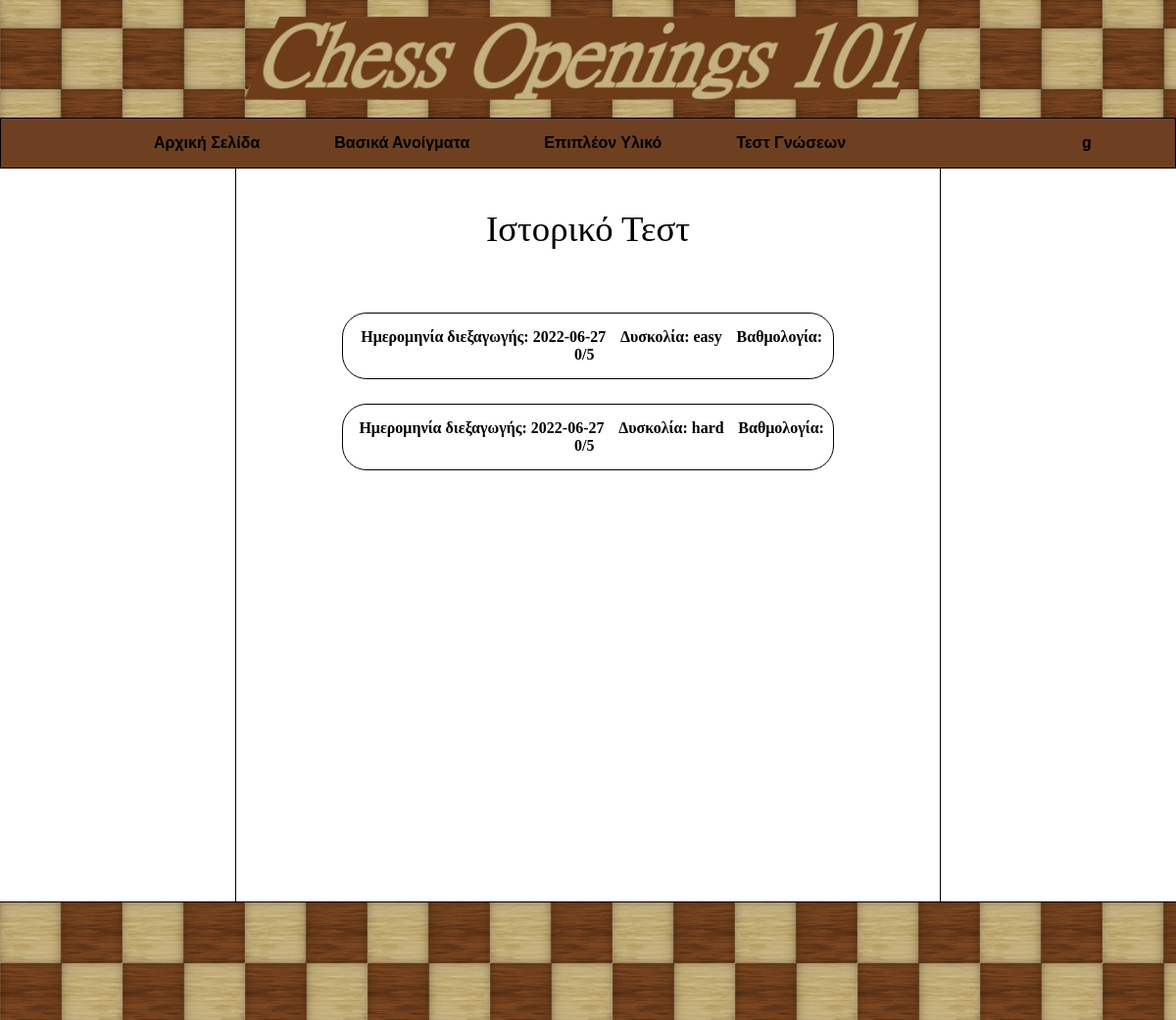
Screenshot of /testhistory.php (signed in) with the database file from the repository.
### tables this page shows
CREATE TABLE `tests` (
  `id` int(11) NOT NULL,
  `username` text NOT NULL,
  `dateoftest` date NOT NULL,
  `difficulty` text NOT NULL,
  `score` text NOT NULL
);

### testhistory.php (the view, shortened to what this page needs)
<html>
	<head>
	<link rel="stylesheet" type="text/css"
		href="styles/main.css"/>
        <?php
		$db_host        = 'localhost';
		$db_user        = 'admin';
		$db_pass        = 'admin';
		$db_database    = 'chessopenings101';
        $usern = $_SESSION['user'];
		if($con = mysqli_connect($db_host,$db_user,$db_pass,$db_database))
        {
            $sql = "SELECT * FROM tests WHERE username = '$usern';";
			$sql_result=mysqli_query($con,$sql);
			$arr = mysqli_fetch_all($sql_result);
        }
        else
        {
            echo "<script>alert(\"Error connecting to Database\");</script>";
        }
        ?>
	</head>
	<body>
		<div class="container">
			<header>
			</header>
			<nav>
				<div class="button-container">
					<form action="index.php" method="POST">
						<div>
							<button class="btn"><b>Αρχική Σελίδα</b></button>
						</div>
					</form>
					<form action="basics.php" method="POST">
						<div>
							<button class="btn"><b>Βασικά Ανοίγματα</b></button>
						</div>
					</form>
					<form action="more.php" method="POST">
						<div>
							<button class="btn"><b>Επιπλέον Υλικό</b></button>
						</div>
					</form>
					<?php if(!isset($_SESSION['user'])){ ?>
					<form action="quiz.php" method="POST">
						<div>
							<button class="btn"><b>Τεστ Γνώσεων</b></button>
						</div>
					</form>
					<?php }
					else{ ?>
					<form action="quizregistered.php" method="POST">
						<div>
							<button class="btn"><b>Τεστ Γνώσεων</b></button>
						</div>
					</form>
					<?php } ?>
						<?php if(!isset($_SESSION['user'])){ ?>
								<?php }
						else if(strcmp($_SESSION['usertype'], "moderator") == 0)
						{ ?>
							<div class="dropdown">
								<button class="dropbtn"><b><?php echo $_SESSION['user']; ?></b></button>
							</div>
						<?php }
						 ?>
				</div>
			</nav>
			<main style="width: 100%; padding-left:15%; padding-right:15%;">
                <div align="center" style="font-size:230%; margin-top: 5vh; margin-bottom: 8vh;">
                        Ιστορικό Τεστ
                </div>
				<div style = "margin-bottom: 40%;">
                    <?php
                        for($i = 0 ; $i < sizeof($arr) ; $i++)
                        {
                            echo "<div style=\"
                            margin-top:5%;
                            margin-bottom: 5%;
                            padding-bottom:3%;
                            padding-top:3%;
                            padding-left: 1ex;
                            padding-right: 1ex;
                            border-style: solid;
                            border-width: 1px;
                            border-radius: 25px;
                            text-align:center;
                            \"><b style=\"padding-left: 1ex;padding-right: 1ex;\">Ημερομηνία διεξαγωγής: ".$arr[$i][2]."</b><b style=\"
                            padding-left: 1ex;padding-right: 1ex;\">Δυσκολία: ".$arr[$i][3]."</b><b style=\"
                            padding-left: 1ex;padding-right: 1ex;\">Βαθμολογία: ".$arr[$i][4]."</b></div>";
                        }
                    ?>
					<br><br><br>
				</div>
			</main>
			<footer>
			</footer>
		</div>
	</body>
</html>

### styles/main.css (style rules this page uses)
header { grid-area: h; background-image: url("../media/header/bg2.png"), url("../media/header/bg.jpg"); background-repeat: no-repeat, repeat; background-position: center, left; max-width: 100%; max-height: auto; box-sizing: border-box; margin: 0px; padding-top: 5%; padding-bottom: 5%; background-color: #6e4021; }
nav { grid-area: n; background-color: #6e4021; text-align: center; max-width: 100%; margin: 0px; border-style: solid; border-width: 1px; padding: 15px, 0px, 15px, 0px; box-sizing: border-box; width: 100%; }
main { grid-area: m; border-style: none solid none solid; border-width: 1px; padding-bottom: 20vh; box-sizing: border-box; margin: auto; }
footer { grid-area: f; background-image: url("../media/footer/bg.jpg"); max-width: 100%; max-height: auto; box-sizing: border-box; padding-top: 5%; padding-bottom: 5%; border-style: solid none none none; border-color: black; border-width: 1px; }
@media screen and (min-width:601px) { .container { max-width: 100%; display: grid; grid-template-columns: repeat(10, 1fr); margin: 0 auto; grid-template-areas: "h h h h h h h h h h" "n n n n n n n n n n" ". m m m m m m m m ." ". m m m m m m m m ." ". m m m m m m m m ." ". m m m m m m m m ." ". a a a a a a a a ." "f f f f f f f f f f"; } }
@media screen and (min-width:601px) { header { padding-top: 10%; padding-bottom: 10%; background-size: 500px, 150px; } }
@media screen and (min-width:601px) { footer { padding-top: 10%; padding-bottom: 10%; background-size: 150px; } }
@media screen and (min-width:601px) { .dropbtn { color: black; border: none; background-color: inherit; padding: 2vh; min-width: 20vw; font-size: 1em; cursor: pointer; margin: auto; position: relative !important; } }
@media screen and (min-width:601px) { .dropdown { display: inline-block; position: relative !important; float: right; } }
@media screen and (min-width:601px) { .button-container form, .button-container form div { display: inline; } }
@media screen and (min-width:601px) { .button-container button { display: inline; vertical-align: middle; } }
@media screen and (min-width:601px) { .btn { border: none; background-color: inherit; padding: 2vh 3vw; font-size: 1em; cursor: pointer; margin:auto; } }
@media screen and (min-width:962px) { .container { max-width: 100%; display: grid; grid-template-columns: repeat(10, 1fr); margin: 0 auto; grid-template-areas: "h h h h h h h h h h" "n n n n n n n n n n" "a a m m m m m m . ." "a a m m m m m m . ." "a a m m m m m m . ." "a a m m m m m m . ." "f f f f f f f f f f"; } }
@media screen and (min-width:962px) { header { background-image: url("../media/header/bg2.png"), url("../media/header/bg.jpg"); background-repeat: no-repeat, repeat; background-position: center, left; background-size: 700px, auto; padding-top: 5%; padding-bottom: 5%; background-color: #6e4021; } }
@media screen and (min-width:962px) { footer { padding-top: 5%; padding-bottom: 5%; background-size: auto; } }
@media screen and (min-width:962px) { .dropbtn { color: black; border: none; background-color: inherit; padding: 2vh; min-width: 15vw; font-size: 1em; cursor: pointer; margin: auto; position: relative !important; } }
@media screen and (min-width:962px) { .dropdown { display: inline-block; position: relative !important; float: right; } }
@media screen and (min-width:962px) { .button-container form, .button-container form div { display: inline; } }
@media screen and (min-width:962px) { .button-container button { display: inline; vertical-align: middle; } }
@media screen and (min-width:962px) { .btn { border: none; background-color: inherit; padding: 2vh 3vw; font-size: 1em; cursor: pointer; margin:auto; } }
body { margin: 0px; padding: 0px; }
*, html { margin: 0px; padding: 0px; }

### rows the page displays
tests: dateoftest "2022-06-27", difficulty "easy", score "0/5"
tests: dateoftest "2022-06-27", difficulty "hard", score "0/5"

### other values shown
$_SESSION['user'] "g"
